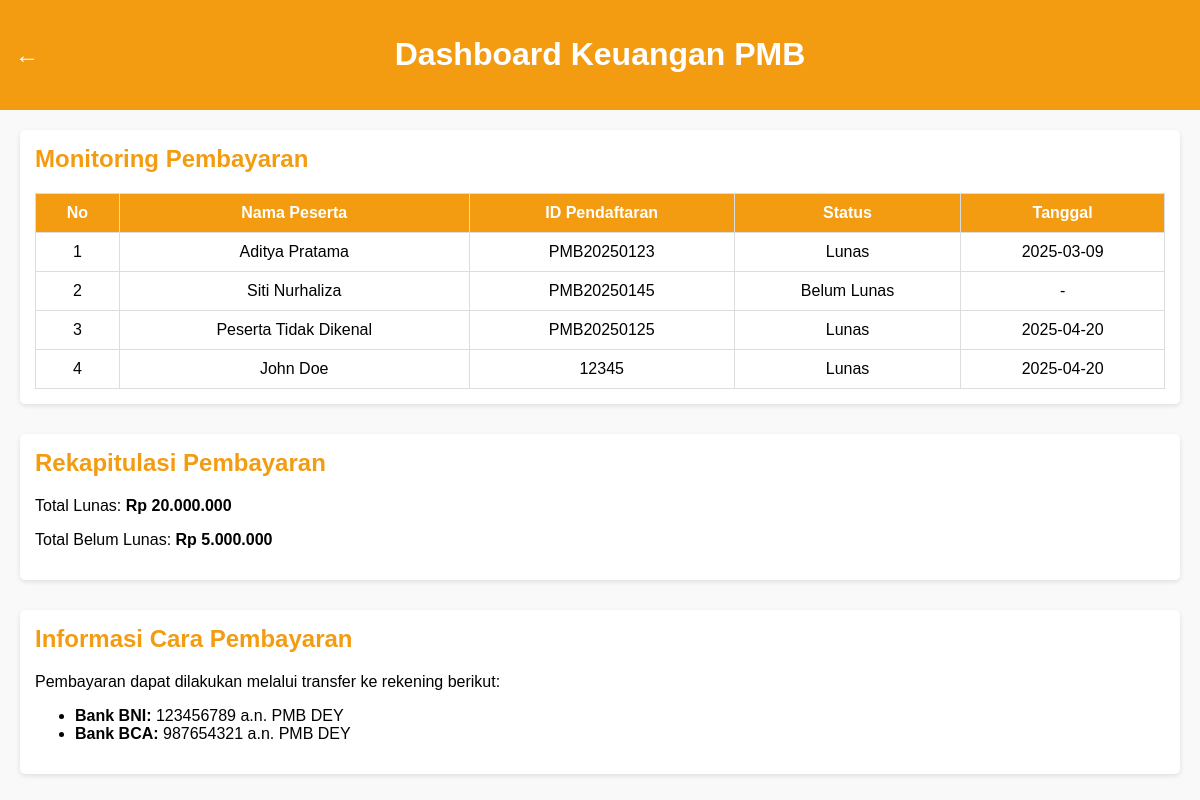
Screenshot of /data_keuangan.php with the database file from the repository.
### tables this page shows
CREATE TABLE `pembayaran` (
  `id` int(11) NOT NULL,
  `nama` varchar(100) NOT NULL,
  `id_pendaftaran` varchar(50) NOT NULL,
  `jumlah` int(11) NOT NULL,
  `status` enum('Lunas','Belum Lunas') NOT NULL,
  `tanggal` date DEFAULT NULL
);

### data_keuangan.php (the view, shortened to what this page needs)
<?php
$username = $_SESSION['username'] ?? '';
$role = $_SESSION['role'] ?? '';
$budiAkses = ($username === 'budi' && $role === 'keuangan');
$conn = new mysqli("localhost", "root", "", "db_dey");
$sql = "SELECT * FROM pembayaran";
$result = $conn->query($sql);
$total_lunas = 0;
$total_belum = 0;
$pembayaran = [];
if ($result && $result->num_rows > 0) {
  while ($row = $result->fetch_assoc()) {
    $pembayaran[] = $row;
    if (strtolower($row['status']) === 'lunas') {
      $total_lunas += (int)$row['jumlah'];
    } else {
      $total_belum += (int)$row['jumlah'];
    }
  }
}
?>
<!DOCTYPE html>
<html lang="id">
<head>
</head>
<body>
<div class="header">
  <a href="dashboard.php" class="back-arrow">&#8592;</a>
  <h1>Dashboard Keuangan PMB</h1>
</div>
<div class="container">
  <div class="section">
    <h2>Monitoring Pembayaran</h2>
    <table>
      <thead>
        <tr>
          <th>No</th>
          <th>Nama Peserta</th>
          <th>ID Pendaftaran</th>
          <th>Status</th>
          <th>Tanggal</th>
        </tr>
      </thead>
      <tbody>
        <?php if (empty($pembayaran)): ?>
          <tr><td colspan="<?= $budiAkses ? 6 : 5 ?>">Belum ada data pembayaran</td></tr>
        <?php else: ?>
          <?php $no = 1; foreach ($pembayaran as $data): ?>
            <tr>
              <td><?= $no++ ?></td>
              <td><?= htmlspecialchars($data['nama']) ?></td>
              <td><?= htmlspecialchars($data['id_pendaftaran']) ?></td>
              <td><?= htmlspecialchars($data['status']) ?></td>
              <td><?= ($data['status'] === 'Lunas' && $data['tanggal']) ? htmlspecialchars($data['tanggal']) : '-' ?></td>
            </tr>
          <?php endforeach; ?>
        <?php endif; ?>
      </tbody>
    </table>
  </div>
  <div class="section">
    <h2>Rekapitulasi Pembayaran</h2>
    <p>Total Lunas: <strong>Rp <?= number_format($total_lunas, 0, ',', '.') ?></strong></p>
    <p>Total Belum Lunas: <strong>Rp <?= number_format($total_belum, 0, ',', '.') ?></strong></p>
  </div>
  <div class="section">
    <h2>Informasi Cara Pembayaran</h2>
    <p>Pembayaran dapat dilakukan melalui transfer ke rekening berikut:</p>
    <ul>
      <li><strong>Bank BNI:</strong> 123456789 a.n. PMB DEY</li>
      <li><strong>Bank BCA:</strong> 987654321 a.n. PMB DEY</li>
    </ul>
  </div>
</div>
</body>
</html>

### data_keuangan.php (style rules this page uses)
body { font-family: Arial, sans-serif; background: #f9f9f9; margin: 0; padding: 0; }
.header { background: #f39c12; color: white; padding: 15px; text-align: center; position: relative; }
.back-arrow { position: absolute; left: 15px; top: 50%; transform: translateY(-50%); font-size: 24px; color: white; text-decoration: none; }
.container { margin: 20px; }
.section { background: white; margin-bottom: 30px; padding: 15px; border-radius: 5px; box-shadow: 0 2px 5px rgba(0,0,0,0.1); }
.section h2 { color: #f39c12; margin-top: 0; }
table { width: 100%; border-collapse: collapse; }
th, td { border: 1px solid #ddd; padding: 10px; text-align: center; }
th { background: #f39c12; color: white; }

### rows the page displays
pembayaran: nama "Aditya Pratama", id_pendaftaran "PMB20250123", status "Lunas", tanggal "2025-03-09"
pembayaran: nama "Siti Nurhaliza", id_pendaftaran "PMB20250145", status "Belum Lunas"
pembayaran: nama "Peserta Tidak Dikenal", id_pendaftaran "PMB20250125", status "Lunas", tanggal "2025-04-20"
pembayaran: nama "John Doe", id_pendaftaran "12345", status "Lunas", tanggal "2025-04-20"

### other values shown
$total_lunas "20.000.000"
$total_belum "5.000.000"
